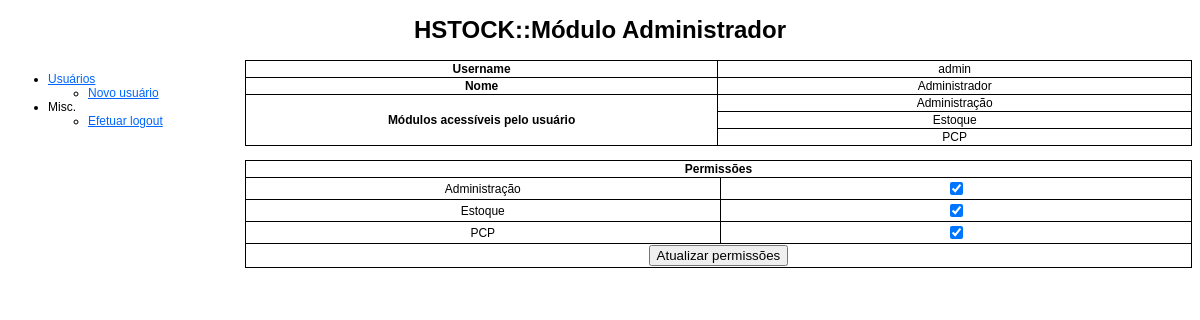
Screenshot of /admin/usuarios.php?action=view&id=1 (signed in) with the database file from the repository.
### tables this page shows
CREATE TABLE IF NOT EXISTS `usuarios` (
  `id` int(11) NOT NULL AUTO_INCREMENT,
  `username` varchar(255) NOT NULL,
  `password` varchar(255) NOT NULL,
  `nome` varchar(255) NOT NULL,
  PRIMARY KEY (`id`),
  UNIQUE KEY `username` (`username`)
);

CREATE TABLE IF NOT EXISTS `modulos` (
  `id` int(11) NOT NULL AUTO_INCREMENT,
  `nome` varchar(255) NOT NULL,
  PRIMARY KEY (`id`)
);

### admin/usuarios.php (the view, shortened to what this page needs)
<!DOCTYPE html PUBLIC "-//W3C//DTD XHTML 1.0 Transitional//EN" "http://www.w3.org/TR/xhtml1/DTD/xhtml1-transitional.dtd">
<html xmlns="http://www.w3.org/1999/xhtml">
    <head>
        <link href="estilos_hton.css" rel="stylesheet" type="text/css" />
    </head>
    <body>
   	<div id="header">
    	<h1>HSTOCK::Módulo Administrador</h1>
    </div>
    <div id="menu">
        <?php require_once('menu.php'); ?>
	</div>
    <div id="content">
    	<?php
			@$action = $_GET['action'];
			switch($action)
			{
					?>
					<?php
				case 'view':
					$id = $_GET['id'];
					$c = new conexao;
					$c->set_charset('utf8');
					$q = "SELECT * FROM usuarios WHERE id = '$id';";
					$r1 = $c->query($q);
					$usuario = $r1->fetch_object();
					?>
					<table class="content_table">
                    	<tr>
                        	<th>Username</th>
                            <td><?php echo $usuario->username; ?></td>
                        </tr>
                        <tr>
                        	<th>Nome</th>
                            <td><?php echo $usuario->nome; ?></td>
                        </tr>
                        <?php
						$q = "SELECT c.nome FROM usuarios AS a INNER JOIN permissoes AS b ON a.id = b.usuario_id INNER JOIN modulos AS c ON b.modulo_id = c.id WHERE a.id = $id;";
						$r2 = $c->query($q);
						?>
						<tr>
                        	<th rowspan="<?php echo $r2->num_rows; ?>">Módulos acessíveis pelo usuário</th>
							<?php
                            while($modulo = $r2->fetch_object()): ?>
                                <td><?php echo $modulo->nome; ?></td>
                        </tr>
						<?php endwhile; ?>
                    </table><br />
                    <form action='usuarios.php?action=permissoes&id=<?php echo $id; ?>' method="post">
					<table class="content_table">
                    	<tr>
                        	<th colspan="2">Permissões</th>
						</tr>
                        <?php
						$q = "SELECT * FROM modulos;";
						$r = $c->query($q);
						while($modulo = $r->fetch_object()): ?>
                        	<tr>
	                        	<td><?php echo $modulo->nome; ?></td>
                                <td>
                               	<?php
									$q = "SELECT a.id, a.nome FROM modulos AS a INNER JOIN permissoes AS b ON a.id = b.modulo_id INNER JOIN usuarios AS c ON b.usuario_id = c.id WHERE c.id = '$id' AND a.nome = '" . $modulo->nome . "';";
									$r1 = $c->query($q);
									if($r1->num_rows == 0): ?>
										<input type='checkbox' name='permissoes[<?php echo $modulo->id; ?>]' />
									<?php else: ?>
										<input type='checkbox' name='permissoes[<?php echo $modulo->id; ?>]' checked />
									<?php endif; ?>
                                </td>
                            </tr>
						<?php endwhile; ?>
                        <tr>
                        	<td class="bottom_row" colspan="2"><input type='submit' value="Atualizar permissões" /></td>
                        </tr>
                    </table>
                    </form>
					<?php
				break;
					?>
					<?php
			}
		?>
    </div>
    </body>
</html>

### admin/estilos_hton.css (style rules this page uses)
#header { text-align: center; }
#menu { float: left; width: 19%; }
#content { float: right; width: 80%; }
#tabela_login, td, th { border-top-width: 1px; border-right-width: 1px; border-bottom-width: 1px; border-left-width: 1px; border-top-style: solid; border-right-style: solid; border-bottom-style: solid; border-left-style: solid; border-collapse:collapse; margin: auto; width: 500px; }
.bottom_row { text-align: center; }
.content_table { width: 100%; }
.content_table, th, td { border: solid 1px; border-collapse:collapse; text-align:center; }
body { font-family: Arial, Helvetica, sans-serif; font-size: 12px; }

### rows the page displays
usuarios: username "admin", nome "Administrador"
modulos: nome "Administração"
modulos: nome "Estoque"
modulos: nome "PCP"
